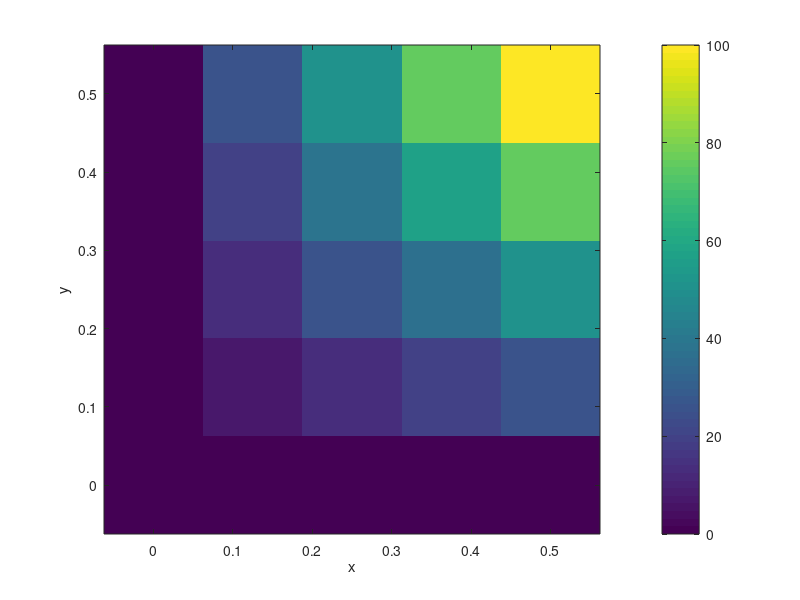

Source code (MATLAB):
%% Solve the Laplace equaiton using the Conjugate Gradient method.

%% Initialisation
clear;

n = 3;           % Inner points on x-axis
m = 3;           % Inner points on y-axis
eps = 1e-16;     % Error threshold
nIter = 1000;    % Maximum number of iterations
N = n*m;         % Total number of inner nodes

% Create a sparse band-matrix using spdiags
% Sparse matrices use much less memory as we don't have to store
% zeroes.
e = ones(N,1);
d = ones(N,1); d(n:n:(N-m)) = 0;
A = spdiags([e d -2*e],[-3,-1,0],N,N);
A = A + A';

b = [-25, -50,-150, 0, 0, -50, 0, 0, -25]';

%% Initial guess
p = zeros(N,1);
% Preconditioned
% p = 25*ones(N,1);

%% Begin iteration
it = 0;
r = b - A*p;
d = r;
while it < nIter
    rTr   = r'*r;
    alpha = rTr/(d'*A*d);
    p     = p + alpha*d;
    r     = r - alpha*A*d;
    beta  = r'*r/rTr; 
    d     = r + beta*d;
    it    = it + 1;
    if norm(r,inf) < eps
        break
    end
end
fprintf('Numer of iterations: %4i\n',it);

% In order to plot the result we have to reshape our solution vector
pSol = reshape(p,n,m)';
% We want to also plot the boundary conditions
x = linspace(0,0.5,5);
y = linspace(0,0.5,5);
U = zeros(n+2,m+2);
U(2:4,2:4) = pSol;        % Inner part
U(1,:)     = 200*x;       % Top part
U(:,end)   = 200*flip(y); % Right part
% surf(x,y,flipud(U)); shading('interp');
imagesc(x,y,flipud(U));
set(gca,'YDir','normal')
xlabel('x');
ylabel('y');
colorbar();